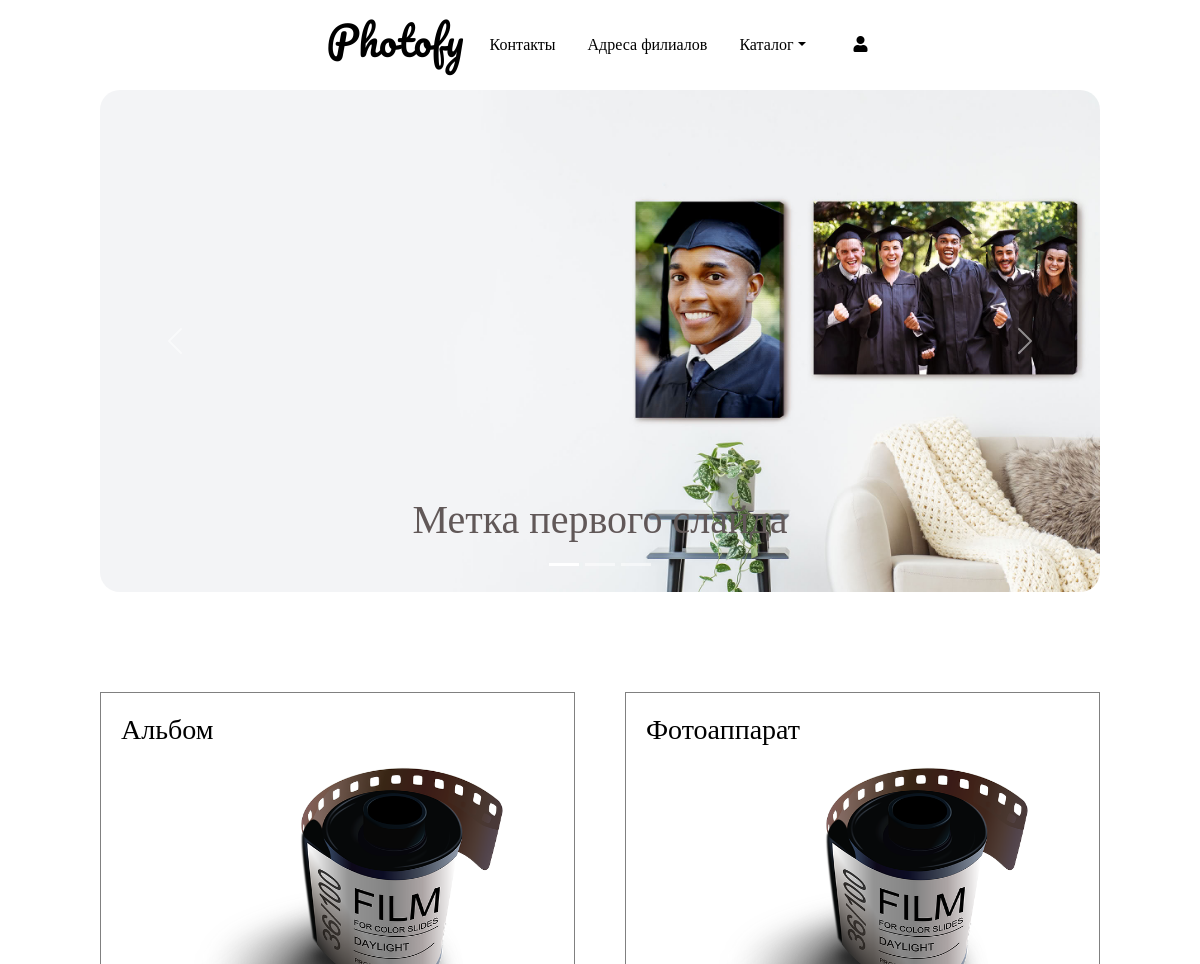
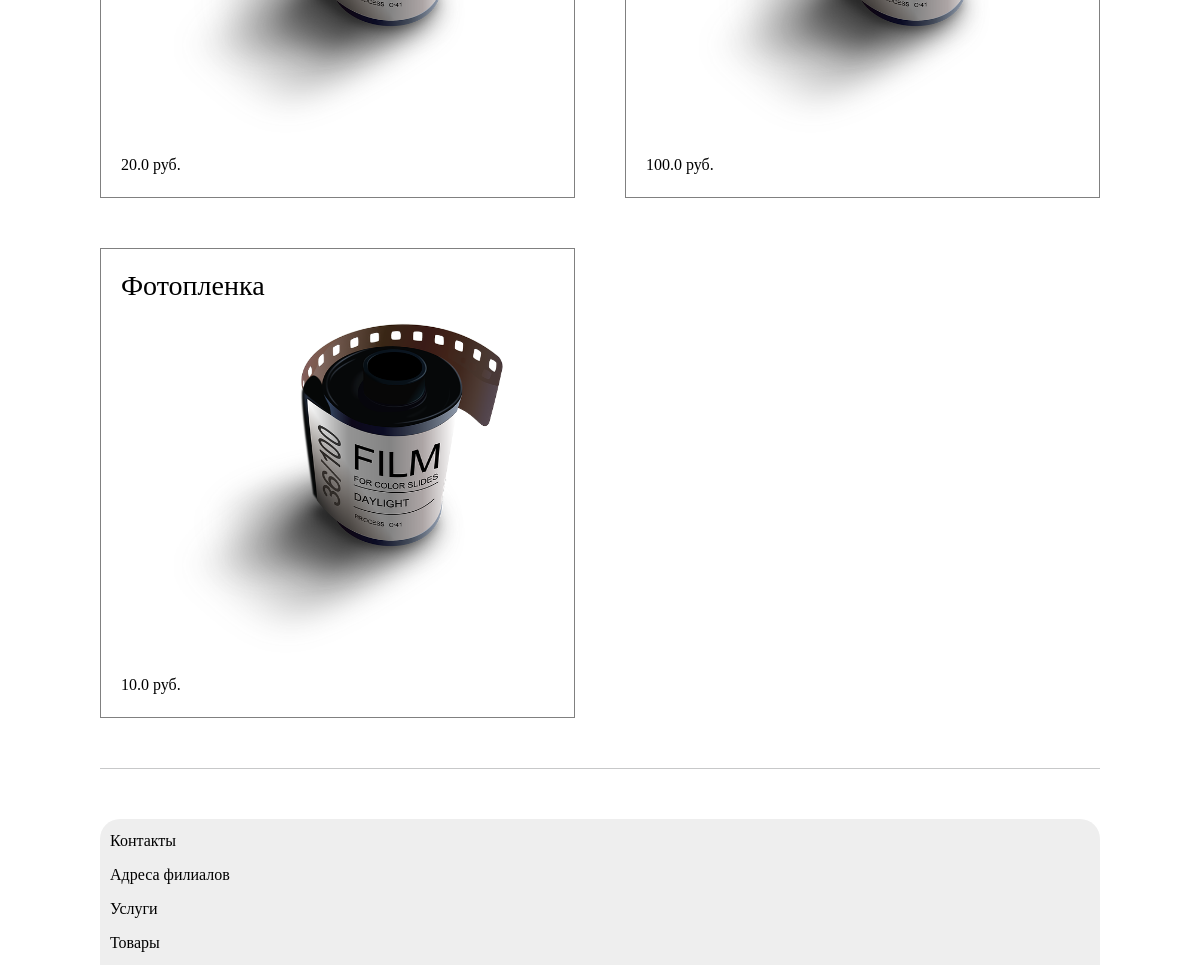
The page /home/goods_by_category/ on the database its author committed (2 pictures, top to bottom).
### module1/models.py (models this page shows, shortened)
class Services(models.Model):
    title = models.CharField(verbose_name=_("title"), help_text=_("Required"), max_length=255)
    CHOICES = [
        ('good', 'Goods'),
        ('service', 'Services'),
    ]
    category = models.CharField(max_length=32, choices=CHOICES, default='good')
    description = models.TextField(verbose_name=_("description"), help_text=_("Not required"), blank=True)
    image = models.ImageField(verbose_name='image', help_text=_("Upload a product image"), default="photos/photo-roll.png", upload_to="photos/")
    number_of_photos = models.IntegerField(default=1)
    paper_type = models.CharField(verbose_name=_("paper type"), help_text=_("Required"), max_length=255, blank=True)
    photo_format =  models.CharField(verbose_name=_("photo format"), help_text=_("Required"), max_length=255, blank=True)
    regular_price = models.FloatField(verbose_name=_("Regular price"), help_text=_("Максимально 10 цифр"))
    created_at = models.DateTimeField(_("Created at"), auto_now_add=True, editable=False)
    updated_at = models.DateTimeField(_("Updated at"), auto_now_add=True)
    class Meta:
        ordering = ('-created_at',)
        verbose_name = 'Сервис'
        verbose_name_plural = 'Сервисы'

### module1/views.py (the view)
# urls.py: path('goods_by_category/', Goods_by_category, name="goods-by-category"),
def Goods_by_category(request):
    goods = Services.objects.filter(category='good')
    context = {"goods": goods}
    return render(request, 'goods_by_category.html', context)

### templates/goods_by_category.html (shortened to what this page needs)
{% extends "base.html" %}
{% load static %}
{% block content %}
    <div class="mycontainer1">
      <div id="carouselExampleCaptions" class="carousel slide" data-bs-ride="carousel">
        <div class="carousel-indicators">
          <button type="button" data-bs-target="#carouselExampleCaptions" data-bs-slide-to="0" class="active" aria-current="true" aria-label="Slide 1"></button>
          <button type="button" data-bs-target="#carouselExampleCaptions" data-bs-slide-to="1" aria-label="Slide 2"></button>
          <button type="button" data-bs-target="#carouselExampleCaptions" data-bs-slide-to="2" aria-label="Slide 3"></button>
        </div>
        <div class="carousel-inner mycarousel">
          <div class="carousel-item active">
            <img src="{% static 'photos/new-banner1.jpg'%}" class="d-block w-100" alt="...">
            <div class="carousel-caption d-none d-md-block">
              <h1>Метка первого слайда</h1>
            </div>
          </div>
        </div>
        <button class="carousel-control-prev" type="button" data-bs-target="#carouselExampleCaptions"  data-bs-slide="prev">
          <span class="carousel-control-prev-icon" aria-hidden="true"></span>
        </button>
        <button class="carousel-control-next" type="button" data-bs-target="#carouselExampleCaptions"  data-bs-slide="next">
          <span class="carousel-control-next-icon" aria-hidden="true"></span>
        </button>
      </div>
    </div>
    <section class="products-section">
      {% for item in goods %}
      <div class="products-section-item">
        <a href="{% url 'module1:detail' item.id %}">
          <h3 class='products-item-title'>{{ item.title }}</h3>
          <img src="{{ item.image.url }}" alt="" width='330' height='330'>
          <p>{{ item.regular_price }} руб.</p>
        </a>
      </div>
      {% endfor %}
    </section>
{% endblock content %}

### static/styles/style.css (style rules this page uses)
body { background-color: rgb(206, 204, 204); }
* { font-family: cursive; }
* a { color: black; transition: 1s; }
.mycontainer1 { padding: 0 100px; }
.mycarousel { max-height: 100%; border-radius: 20px; }
.mycarousel h1 { color: rgb(97, 88, 88); }
.products-section { display: grid; grid-template-columns: repeat(auto-fill, minmax(330px,1fr)); grid-auto-rows: auto; grid-gap: 50px; margin: 100px 100px 0px 100px; color: rgb(97, 88, 88); }
.products-section > div { position: relative; text-align: center; background-color: var(--contentBack); border: 1px solid gray; transition: 0.3s; }
.products-section-item a { text-decoration: none; color: black; transition: 1s; }
.products-section-item p, .products-section-item h3 { text-align: left; margin: 20px; justify-content: left; }
.products-item-title { word-wrap: break-word; }

### rows shown on the page
Services: title "Альбом", image (picture), regular_price "20.0"
Services: title "Фотоаппарат", image (picture), regular_price "100.0"
Services: title "Фотопленка", image (picture), regular_price "10.0"
